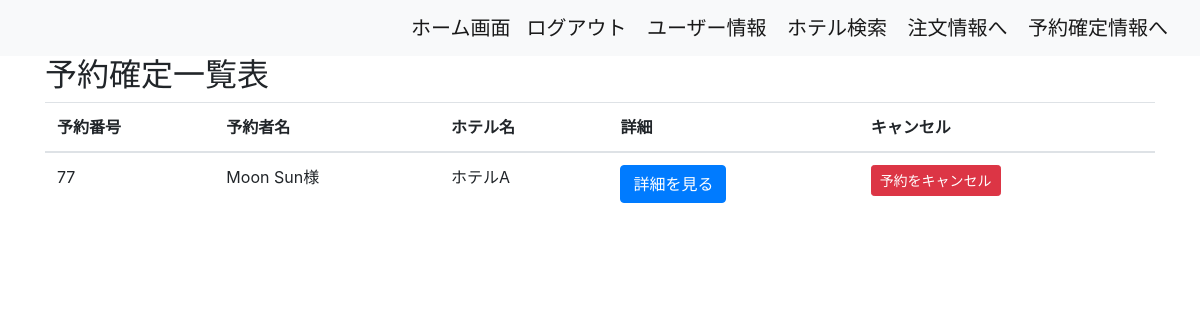
The app's page /hotel/order_success_list/ (signed in), older data.
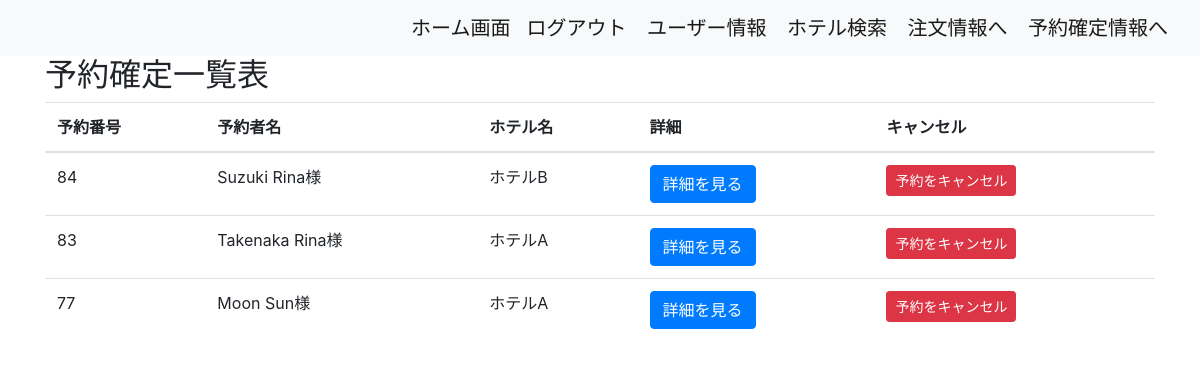
The same page, newer data.
### hotel/models.py (models this page shows, shortened)
class Orders(models.Model):
    total_price = models.DecimalField(max_digits=10, decimal_places=2)
    kupon_amount = models.DecimalField(max_digits=10, decimal_places=2, default=0)
    discounted_price = models.DecimalField(max_digits=10, decimal_places=2)
    created_at = models.DateTimeField(default=timezone.now)
    address = models.ForeignKey(
        UserAddresses,
        on_delete=models.SET_NULL,
        blank=True,
        null=True,
        related_name='orders'
    )
    user = models.ForeignKey(
        Users,
        on_delete=models.SET_NULL,
        blank=True,
        null=True,
        related_name='orders'
    )
    status = models.CharField(max_length=20, default='pending')
    objects = OrdersManager()
    class Meta:
        db_table = 'orders'

class OrderItems(models.Model):
    quantity = models.PositiveIntegerField()
    product = models.ForeignKey(
        PlanName,
        on_delete=models.SET_NULL,
        blank=True,
        null=True,
    )
    order = models.ForeignKey(
        Orders, on_delete=models.CASCADE, related_name='orderitems_set'
    )
    checkin = models.DateField(null=True, blank=True)
    checkout = models.DateField(null=True, blank=True)
    last_name = models.CharField(max_length=100, blank=True)
    first_name = models.CharField(max_length=100, blank=True)
    zip_code = models.CharField(max_length=20, blank=True)
    address = models.CharField(max_length=200, blank=True)
    phone_number = models.CharField(max_length=20, blank=True)
    objects = OrderItemsManager()
    class Meta:
        db_table = 'order_items'
        unique_together = [['product', 'order']]

class PlanName(models.Model):
    name = models.CharField(max_length=1000)
    people = models.IntegerField()
    room_type = models.CharField(max_length=1000)
    price = models.DecimalField(max_digits=5, decimal_places=0)
    hotel = models.ForeignKey(HotelName, on_delete=models.CASCADE, default=1)
    stock = models.PositiveIntegerField(default=0)
    order = models.IntegerField(default=0)
    checkin = models.DateField(null=True, blank=True)
    checkout = models.DateField(null=True, blank=True)
    kupon = models.IntegerField(default=0)
    plan_id = models.IntegerField(default=0)
    objects = PlanNameManager()
    class Meta:
        db_table = 'plan_name'
        ordering = ['order']

class HotelName(models.Model):
    name = models.CharField(max_length=1000)
    order = models.IntegerField(default=0)
    class Meta:
        db_table = 'hotel_name'
        ordering = ['order']

### hotel/views.py (the view)
# urls.py: path('order_success_list/', OrdersListView.as_view(), name='order_success_list'),
class OrdersListView(LoginRequiredMixin, ListView):
    model = Orders
    template_name = 'hotel/order_success_list.html'
    context_object_name = 'orders'
    paginate_by = 10
    def get_queryset(self):
        return Orders.objects.filter(user=self.request.user).exclude(status='cancelled').order_by('-created_at')
    def get_context_data(self, **kwargs):
        context = super().get_context_data(**kwargs)
        orders = context['orders']
        for order in orders:
            order.first_item = order.orderitems_set.first()
            if order.first_item:
                logger.info(f"Order {order.id} first item: {order.first_item.last_name} {order.first_item.first_name}")
            else:
                logger.warning(f"No items found for order {order.id}")
        return context

### templates/hotel/order_success_list.html (shortened to what this page needs)
{% extends 'base.html' %}
{% block content %}
<div class="container">
    <h2>予約確定一覧表</h2>
    <table class="table">
        <thead>
            <tr>
                <th>予約番号</th>
                <th>予約者名</th>
                <th>ホテル名</th>
                <th>詳細</th>
                <th>キャンセル</th>
            </tr>
        </thead>
        <tbody>
            {% for order in orders %}
                {% if order.status != 'cancelled' %}
                    <tr id="order-{{ order.id }}">
                        <td>{{ order.id }}</td>
                        <td>{% if order.first_item %}
                                {{ order.first_item.last_name}} {{ order.first_item.first_name }}様
                            {% else %}
                                情報なし
                            {% endif %}
                        </td>
                        <td>
                            {% if order.first_item %}
                                {{ order.orderitems_set.first.product.hotel.name|default:"不明" }}
                            {% else %}
                                不明
                            {% endif %}
                        </td>
                        <td>
                            <a href="{% url 'hotel:order_success_info' pk=order.id %}" class="btn btn-primary">詳細を見る</a>
                        </td>
                        <td>
                            <a href="{% url 'hotel:delete_order' pk=order.id %}"; class="btn btn-danger btn-sm">予約をキャンセル</a>
                        </td>
                    </tr>
                {% endif %}
            {% empty %}
                <tr>
                    <td colspan="6">予約がありません。</td>
                </tr>
            {% endfor %}
        </tbody>
    </table>
</div>
{% endblock %}

### templates/base.html (shortened to what this page needs)
<!DOCTYPE html>
    <head>
        <link rel="stylesheet" href="https://cdn.jsdelivr.net/npm/bootstrap@4.3.1/dist/css/bootstrap.min.css"
>
    </head>
    <body>
        <form action="" method="POST">{% csrf_token %}
            <nav class="navbar navbar-expand-lg navbar-light bg-light">
                <div class="navbar-nav w-100 justify-content-end">
                    <a class="navbar-brand" href="{% url 'accounts:home' %}">ホーム画面</a>
                    {% if user.is_authenticated %}
                        <div class="top-links">
                        <a class="navbar-brand" href="{% url 'accounts:us_logout' %}">ログアウト</a>
                        <a class="navbar-brand" href="{% url 'accounts:us_info' %}">ユーザー情報</a>
                        <a class="navbar-brand" href="{% url 'hotel:hotel_search' %}">ホテル検索</a>
                        <a class="navbar-brand" href="{% url 'hotel:cyumon_info' %}">注文情報へ</a>
                        <a class="navbar-brand" href="{% url 'hotel:order_success_list' %}">予約確定情報へ</a>
                    {% else %}
                        <div class="top-links">
                        <a class="navbar-brand" href="{% url 'accounts:us_login' %}">ログイン</a>
                        <a class="navbar-brand" href="{% url 'accounts:us_regist' %}">新規ユーザー登録</a>
                        <a class="navbar-brand" href="{% url 'hotel:hotel_search' %}">ホテル検索</a>
                    {% endif %}
                </div>
            </nav>
        </form>
        {% block content %}{% endblock %}
    </body>
</html>

Row changes from the older to the newer data that the page shows:
added Orders: id "84", first_item.last_name "Suzuki", first_item.first_name "Rina", orderitems_set.first.product.hotel.name "ホテルB"
added Orders: id "83", first_item.last_name "Takenaka", first_item.first_name "Rina", orderitems_set.first.product.hotel.name "ホテルA"
